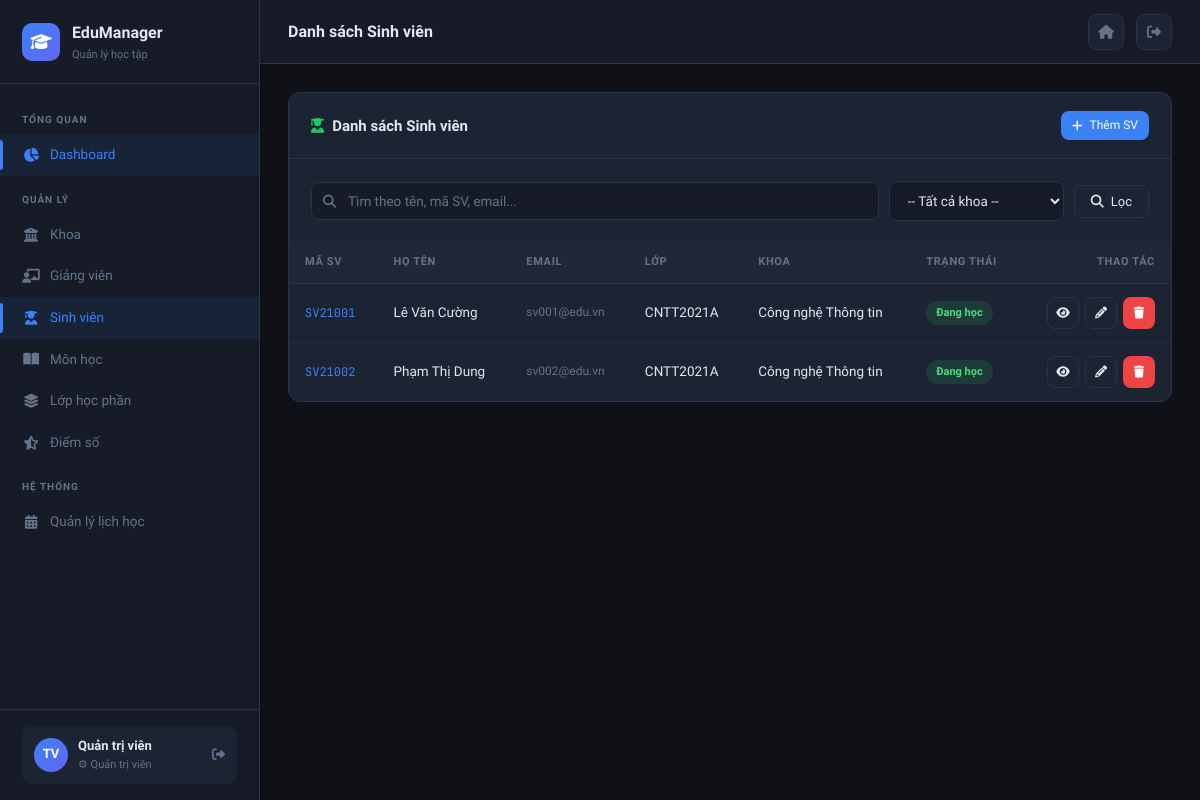
/sinh-vien (signed in), run on the app's committed database.
### tables this page shows
CREATE TABLE sinh_vien (
    ma_sv        VARCHAR(10)  PRIMARY KEY,
    user_id      INT          UNIQUE,
    ho_ten       VARCHAR(100) NOT NULL,
    email        VARCHAR(100) UNIQUE NOT NULL,
    ngay_sinh    DATE,
    gioi_tinh    ENUM('Nam','Nu','Khac') DEFAULT 'Nam',
    dia_chi      TEXT,
    ma_khoa      VARCHAR(10),
    lop          VARCHAR(20),
    nganh        VARCHAR(100),
    nam_nhap_hoc YEAR,
    trang_thai   ENUM('dang_hoc','tam_nghi','da_tot_nghiep') DEFAULT 'dang_hoc',
    created_at   TIMESTAMP DEFAULT CURRENT_TIMESTAMP,
    updated_at   TIMESTAMP DEFAULT CURRENT_TIMESTAMP ON UPDATE CURRENT_TIMESTAMP,
    FOREIGN KEY (ma_khoa)  REFERENCES khoa(ma_khoa) ON DELETE SET NULL,
    FOREIGN KEY (user_id)  REFERENCES users(id) ON DELETE SET NULL
);

CREATE TABLE khoa (
    ma_khoa     VARCHAR(10)  PRIMARY KEY,
    ten_khoa    VARCHAR(100) NOT NULL,
    mo_ta       TEXT,
    truong_khoa VARCHAR(10),
    created_at  TIMESTAMP    DEFAULT CURRENT_TIMESTAMP,
    updated_at  TIMESTAMP    DEFAULT CURRENT_TIMESTAMP ON UPDATE CURRENT_TIMESTAMP
);

### core/Controller.php (called while the page is built, shortened)
<?php
abstract class Controller {
    protected function render(string $view, array $data = []): void {
        extract($data);
        $viewFile = BASE_PATH . "/views/{$view}.php";
        require $viewFile;
    }
    protected function view(string $view, array $data = [], string $layout = 'layout/main'): void {
        $data['content_view'] = $view;
        $this->render($layout, $data);
    }
    protected function get(string $key, mixed $default = ''): mixed {
        return isset($_GET[$key]) ? $this->sanitize($_GET[$key]) : $default;
    }
}

### controllers/SinhVienController.php (called while the page is built, shortened)
<?php
require_once BASE_PATH . '/models/SinhVienModel.php';
class SinhVienController extends Controller {
    private SinhVienModel $model;
    private KhoaModel $khoaModel;
    public function __construct() {
        $this->model     = new SinhVienModel();
        $this->khoaModel = new KhoaModel();
    }
    public function index(): void {
        $search   = $this->get('search');
        $maKhoa   = $this->get('khoa');
        $page     = max(1, (int)$this->get('page', 1));
        $result   = $this->model->filter($search, $maKhoa, $page);
        $this->view('sinh_vien/index', [
            'title'     => 'Quản lý Sinh viên',
            'pageTitle' => 'Danh sách Sinh viên',
            'result'    => $result,
            'search'    => $search,
            'maKhoa'    => $maKhoa,
            'danhSachKhoa' => $this->khoaModel->getAll('ten_khoa ASC'),
        ]);
    }
}

### index.php (called while the page is built, shortened)
<?php
require_once __DIR__ . '/core/Database.php';
require_once __DIR__ . '/core/Model.php';
require_once __DIR__ . '/core/Controller.php';
require_once __DIR__ . '/core/Router.php';
$router = new Router();
$router->get('/auth/login',  'AuthController', 'loginForm');
$router->post('/auth/login', 'AuthController', 'login');
$router->get('/auth/logout', 'AuthController', 'logout');
$router->get('/',          'DashboardController', 'index');
$router->get('/dashboard', 'DashboardController', 'index');
$router->get('/khoa',             'KhoaController', 'index');
$router->get('/khoa/create',      'KhoaController', 'create');
$router->post('/khoa/store',      'KhoaController', 'store');
$router->get('/khoa/edit/:id',    'KhoaController', 'edit');
$router->post('/khoa/update/:id', 'KhoaController', 'update');
$router->get('/khoa/delete/:id',  'KhoaController', 'delete');
$router->get('/sinh-vien',                'SinhVienController', 'index');
$router->get('/sinh-vien/create',         'SinhVienController', 'create');
$router->post('/sinh-vien/store',         'SinhVienController', 'store');
$router->get('/sinh-vien/edit/:id',       'SinhVienController', 'edit');
$router->post('/sinh-vien/update/:id',    'SinhVienController', 'update');
$router->get('/sinh-vien/delete/:id',     'SinhVienController', 'delete');
$router->get('/sinh-vien/show/:id',       'SinhVienController', 'show');
$router->get('/giang-vien',               'GiangVienController', 'index');
$router->get('/giang-vien/create',        'GiangVienController', 'create');
$router->post('/giang-vien/store',        'GiangVienController', 'store');
$router->get('/giang-vien/edit/:id',      'GiangVienController', 'edit');
$router->post('/giang-vien/update/:id',   'GiangVienController', 'update');
$router->get('/giang-vien/delete/:id',    'GiangVienController', 'delete');
$router->get('/mon-hoc',                  'MonHocController', 'index');
$router->get('/mon-hoc/create',           'MonHocController', 'create');
$router->post('/mon-hoc/store',           'MonHocController', 'store');
$router->get('/mon-hoc/edit/:id',         'MonHocController', 'edit');
$router->post('/mon-hoc/update/:id',      'MonHocController', 'update');
$router->get('/mon-hoc/delete/:id',       'MonHocController', 'delete');
$router->get('/lop-hoc-phan',             'LopHocPhanController', 'index');
$router->get('/lop-hoc-phan/create',      'LopHocPhanController', 'create');
$router->post('/lop-hoc-phan/store',      'LopHocPhanController', 'store');
$router->get('/lop-hoc-phan/edit/:id',    'LopHocPhanController', 'edit');
$router->post('/lop-hoc-phan/update/:id', 'LopHocPhanController', 'update');
$router->get('/lop-hoc-phan/delete/:id',  'LopHocPhanController', 'delete');
$router->get('/lop-hoc-phan/sinh-vien/:maLop',       'LopHocPhanController', 'students');
$router->post('/lop-hoc-phan/sinh-vien/add/:maLop',  'LopHocPhanController', 'addStudent');
$router->get('/lop-hoc-phan/sinh-vien/remove/:id',   'LopHocPhanController', 'removeStudent');
$router->get('/diem-so',                  'DiemSoController', 'index');
$router->get('/diem-so/lop/:maLop',       'DiemSoController', 'byLop');
$router->post('/diem-so/nhap/:maLop',     'DiemSoController', 'nhap');
$router->get('/dang-ky',                  'DangKyController', 'index');
$router->get('/dang-ky/moi',              'DangKyController', 'create');
$router->post('/dang-ky/store',           'DangKyController', 'store');
$router->get('/dang-ky/huy/:id',          'DangKyController', 'delete');
$router->get('/thoi-khoa-bieu', 'ThoiKhoaBieuController', 'index');
$router->dispatch();

### core/Database.php (called while the page is built, shortened)
<?php
class Database {
    private static ?Database $instance = null;
    private PDO $pdo;
    private function __construct() {
        $dsn = sprintf(
            'mysql:host=%s;dbname=%s;charset=%s',
            DB_HOST, DB_NAME, DB_CHARSET
        );
        $options = [
            PDO::ATTR_ERRMODE            => PDO::ERRMODE_EXCEPTION,
            PDO::ATTR_DEFAULT_FETCH_MODE => PDO::FETCH_ASSOC,
            PDO::ATTR_EMULATE_PREPARES   => false,
            PDO::MYSQL_ATTR_INIT_COMMAND => "SET NAMES utf8mb4",
        ];
        try {
            $this->pdo = new PDO($dsn, DB_USER, DB_PASSWORD, $options);
        } catch (PDOException $e) {
            die(json_encode(['error' => 'Kết nối database thất bại: ' . $e->getMessage()]));
        }
    }
    public static function getInstance(): Database {
        if (self::$instance === null) {
            self::$instance = new self();
        }
        return self::$instance;
    }
    public function fetchAll(string $sql, array $params = []): array {
        $stmt = $this->pdo->prepare($sql);
        $stmt->execute($params);
        return $stmt->fetchAll();
    }
    public function fetchOne(string $sql, array $params = []): ?array {
        $stmt = $this->pdo->prepare($sql);
        $stmt->execute($params);
        $row = $stmt->fetch();
        return $row ?: null;
    }
}

### models/SinhVienModel.php (called while the page is built, shortened)
<?php
class SinhVienModel extends Model {
    public function filter(?string $search, ?string $maKhoa, int $page): array {
        $where  = [];
        $params = [];
        $whereStr = $where ? implode(' AND ', $where) : '1=1';
        $total    = $this->db->fetchOne(
            "SELECT COUNT(*) as c FROM sinh_vien sv WHERE {$whereStr}", $params)['c'] ?? 0;
        $offset   = ($page - 1) * PER_PAGE;
        $data     = $this->db->fetchAll("
            SELECT sv.*, k.ten_khoa
            FROM sinh_vien sv
            LEFT JOIN khoa k ON k.ma_khoa = sv.ma_khoa
            WHERE {$whereStr}
            ORDER BY sv.created_at DESC
            LIMIT " . PER_PAGE . " OFFSET {$offset}", $params);
        return ['data' => $data, 'total' => (int)$total, 'per_page' => PER_PAGE,
                'current_page' => $page, 'last_page' => (int)ceil($total / PER_PAGE)];
    }
}

### core/Model.php (called while the page is built, shortened)
<?php
abstract class Model {
    public function __construct() {
        $this->db = Database::getInstance();
    }
}

### views/sinh_vien/index.php (the view, shortened to what this page needs)
<div class="card">
  <div class="card-header">
    <span class="card-title"><i class="fas fa-user-graduate" style="color:var(--clr-green)"></i> Danh sách Sinh viên</span>
    <?php if (($_SESSION['user']['role'] ?? '') === 'admin'): ?>
    <a href="<?= BASE_URL ?>/sinh-vien/create" class="btn btn-primary btn-sm"><i class="fas fa-plus"></i> Thêm SV</a>
    <?php endif; ?>
  </div>
  <div class="card-body" style="padding-bottom:0">
    <form method="GET" class="search-bar">
      <div class="search-input-wrap">
        <i class="fas fa-search"></i>
        <input type="text" name="search" placeholder="Tìm theo tên, mã SV, email..."
               value="<?= htmlspecialchars($search) ?>">
      </div>
      <select name="khoa" style="width:auto;min-width:160px">
        <option value="">-- Tất cả khoa --</option>
      </select>
      <button type="submit" class="btn btn-secondary"><i class="fas fa-search"></i> Lọc</button>
    </form>
  </div>
  <div class="table-wrapper">
    <table>
      <thead>
        <tr>
          <th>Mã SV</th><th>Họ tên</th><th>Email</th>
          <th>Lớp</th><th>Khoa</th><th>Trạng thái</th>
          <th style="text-align:right">Thao tác</th>
        </tr>
      </thead>
      <tbody>
        <?php foreach ($result['data'] as $sv): ?>
        <tr>
          <td><span class="mono"><?= htmlspecialchars($sv['ma_sv']) ?></span></td>
          <td style="font-weight:500"><?= htmlspecialchars($sv['ho_ten']) ?></td>
          <td style="color:var(--clr-muted);font-size:12px"><?= htmlspecialchars($sv['email']) ?></td>
          <td><?= htmlspecialchars($sv['lop'] ?? '—') ?></td>
          <td><?= htmlspecialchars($sv['ten_khoa'] ?? '—') ?></td>
          <td>
            <?php
              $b = match($sv['trang_thai']) {
                'dang_hoc' => ['green', 'Đang học'],
                'tam_nghi' => ['amber', 'Tạm nghỉ'],
                default    => ['gray',  'Tốt nghiệp'],
              };
            ?>
            <span class="badge badge-<?= $b[0] ?>"><?= $b[1] ?></span>
          </td>
          <td>
            <div style="display:flex;gap:6px;justify-content:flex-end">
              <a href="<?= BASE_URL ?>/sinh-vien/show/<?= urlencode($sv['ma_sv']) ?>" class="btn btn-secondary btn-sm btn-icon" title="Xem"><i class="fas fa-eye"></i></a>
              <?php if (($_SESSION['user']['role'] ?? '') === 'admin'): ?>
              <a href="<?= BASE_URL ?>/sinh-vien/edit/<?= urlencode($sv['ma_sv']) ?>" class="btn btn-secondary btn-sm btn-icon" title="Sửa"><i class="fas fa-pencil"></i></a>
              <a href="<?= BASE_URL ?>/sinh-vien/delete/<?= urlencode($sv['ma_sv']) ?>"
                 class="btn btn-danger btn-sm btn-icon"
                 onclick="return confirm('Xóa sinh viên <?= htmlspecialchars(addslashes($sv['ho_ten'])) ?>?')" title="Xóa">
                <i class="fas fa-trash"></i>
              </a>
              <?php endif; ?>
            </div>
          </td>
        </tr>
        <?php endforeach; ?>
      </tbody>
    </table>
  </div>
</div>

### core/Router.php (shortened to what this page needs)
<?php
class Router {
    private array $routes = [];
    public function get(string $path, string $controller, string $method): void {
        $this->routes['GET'][$path] = [$controller, $method];
    }
    public function post(string $path, string $controller, string $method): void {
        $this->routes['POST'][$path] = [$controller, $method];
    }
    public function dispatch(): void {
        $method = $_SERVER['REQUEST_METHOD'];
        $uri    = parse_url($_SERVER['REQUEST_URI'], PHP_URL_PATH);
        $basePath = parse_url(BASE_URL, PHP_URL_PATH);
        if ($basePath && str_starts_with($uri, $basePath)) {
            $uri = substr($uri, strlen($basePath));
        }
        $uri = '/' . ltrim($uri, '/');
        foreach ($this->routes[$method] ?? [] as $route => $handler) {
            $pattern = preg_replace('/\/:([^\/]+)/', '/([^/]+)', $route);
            $pattern = '#^' . $pattern . '$#';
            if (preg_match($pattern, $uri, $matches)) {
                array_shift($matches);
                [$controllerName, $action] = $handler;
                $ctrl = new $controllerName();
                $ctrl->$action(...$matches);
                return;
            }
        }
    }
}

### data on the page
sinh_vien: ma_sv "SV21001", ho_ten "Lê Văn Cường", email "sv001@edu.vn", lop "CNTT2021A", ma_khoa.ten_khoa "Công nghệ Thông tin", trang_thai "Đang học"
sinh_vien: ma_sv "SV21002", ho_ten "Phạm Thị Dung", email "sv002@edu.vn", lop "CNTT2021A", ma_khoa.ten_khoa "Công nghệ Thông tin", trang_thai "Đang học"
